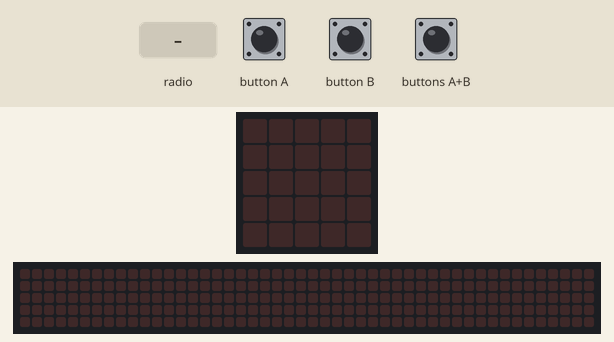
The program below on a simulated BBC micro:bit (MakeCode). On the bench: the board's 5×5 LED display, a strip that is not on the board, showing the scrolling text unrolled. The inputs (shaded band) are chosen by the test bench. The 48×5 strip is a reading aid, not a part: it shows the text the display is scrolling, unrolled, one strip-width of it at a time.

Above: at 1.2 s.
1.3 s: radio message "3" arrives
At 1.37 s:
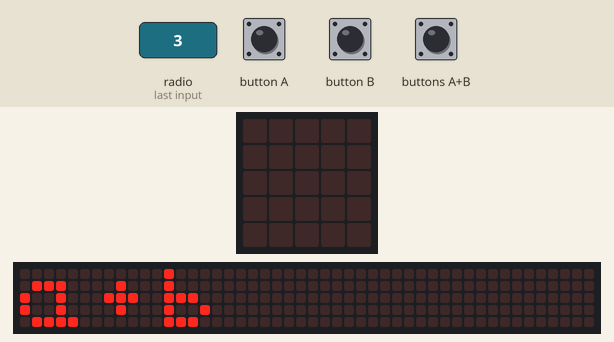
4.3 s: radio message "1" arrives
At 6.0 s:
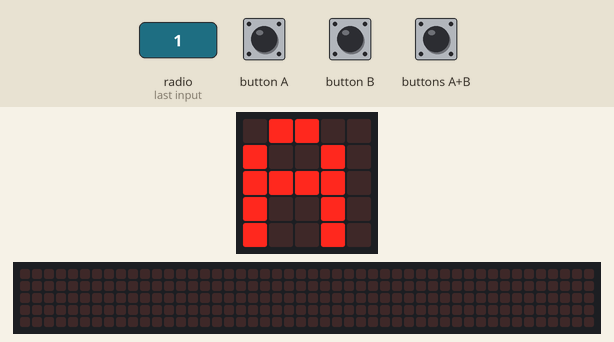
6.4 s: radio message "2" arrives
At 7.2 s:
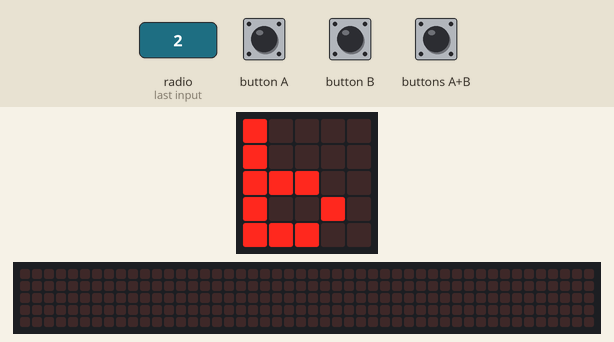
7.9 s: radio message "3" arrives
At 7.97 s:
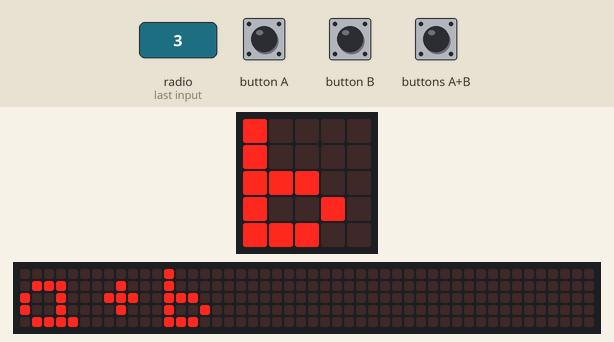
Timing chart, 0 to 10.9 s (numbered marks = the images above; inputs shaded):
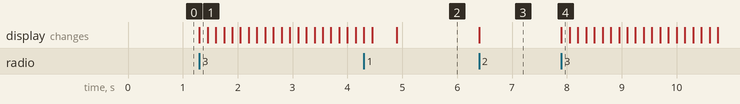

The program:

main.ts
```typescript
radio.onReceivedNumber(function (receivedNumber) {
    if (receivedNumber == 1) {
        basic.showString("A")
    }
    if (receivedNumber == 2) {
        basic.showString("b")
    }
    if (receivedNumber == 3) {
        basic.showString("a+b")
    }
})
input.onButtonPressed(Button.A, function () {
    radio.sendNumber(1)
})
input.onButtonPressed(Button.AB, function () {
    radio.sendNumber(3)
})
input.onButtonPressed(Button.B, function () {
    radio.sendNumber(2)
})
radio.setGroup(1)
```

test.ts
```typescript
// aquí va el archivo "tests"; esto no se compilará cuando este paquete se utilice como una extensión.
```

Measured:
- after the input at 1.3 s, the display: changes at once (image 1)
- after the input at 4.3 s, the display: first differs from a run without the input after 0.60 s (image 2)
- after the input at 6.4 s, the display: changes at once (image 3)
- after the input at 7.9 s, the display: changes at once (image 4)
